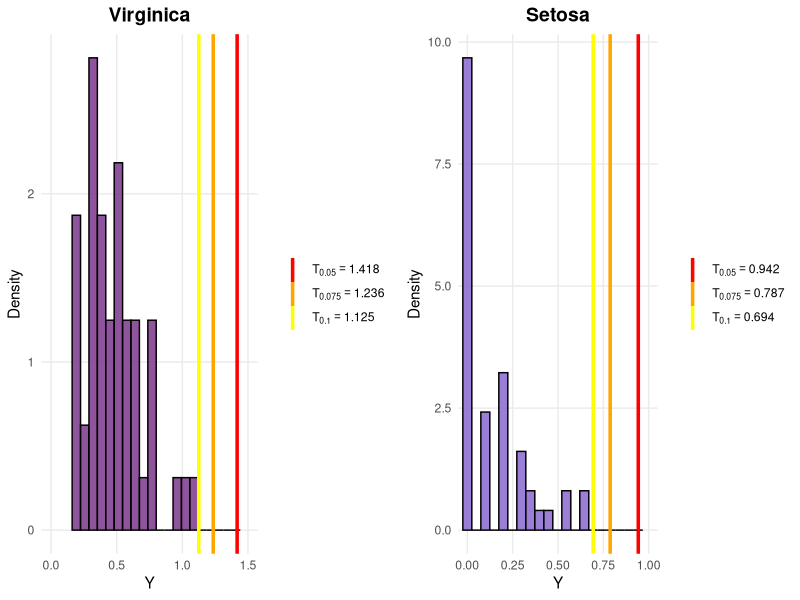

Generate this figure with R:
################################################################################
# PROJECT: Nonparametric framework for the definition, adaptive detection and 
#          probabilistic interpretation of outliers
# AUTHORS: 
# LOCATION: MAIN, Figure 5
# DESCRIPTION: ODK-means applied to Setosa and Virginica species from the Iris 
#              dataset (alpha = {0.05, 0.075, 0.10}). All observations remain 
#              categorized as regular.
################################################################################

library(ggplot2)
library(gridExtra)

# ==============================================================================
# DATA PREPARATION & PSEUDO-ISOLATION CALCULATION
# ==============================================================================
items <- iris[, 3:4] # Petal.Length & Petal.Width

setosa_idx    <- which(iris$Species == "setosa")
virginica_idx <- which(iris$Species == "virginica")

i_setosa    <- items[setosa_idx, ]
i_virginica <- items[virginica_idx, ]

# Calibration constants
N_sub <- 50
K <- ceiling(log(N_sub))
h <- ceiling(K / 10)

alphas <- c(0.05, 0.075, 0.10)
k_factors <- sqrt((1 / alphas) - 1)

# --- 1. Virginica Calculations ---
d_virginica  <- as.matrix(dist(i_virginica))
pi_virginica <- numeric(N_sub)

for (i in 1:N_sub) {
  s_vir <- sort(d_virginica[i, ])
  pi_virginica[i] <- sum(s_vir[h:K])
}

m_vir <- mean(pi_virginica)
v_vir <- sd(pi_virginica)
t_vir_vals <- m_vir + k_factors * v_vir

df_vir <- data.frame(Y = pi_virginica)

# --- 2. Setosa Calculations ---
d_setosa  <- as.matrix(dist(i_setosa))
pi_setosa <- numeric(N_sub)

for (i in 1:N_sub) {
  s_set <- sort(d_setosa[i, ])
  pi_setosa[i] <- sum(s_set[h:K])
}

m_set <- mean(pi_setosa)
v_set <- sd(pi_setosa)
t_set_vals <- m_set + k_factors * v_set

df_set <- data.frame(Y = pi_setosa)

# ==============================================================================
# GGPLOT GENERATION
# ==============================================================================
panel_theme <- theme_minimal() +
  theme(
    plot.title = element_text(hjust = 0.5, face = "bold", size = 14),
    legend.position = "right",
    legend.title = element_blank(),
    panel.grid.minor = element_blank()
  )

# Color mapping & legend labels for thresholds
thresh_colors <- c("red", "orange", "yellow")

labels_vir <- c(
  sprintf("T[0.05] == %.3f", t_vir_vals[1]),
  sprintf("T[0.075] == %.3f", t_vir_vals[2]),
  sprintf("T[0.1] == %.3f", t_vir_vals[3])
)

labels_set <- c(
  sprintf("T[0.05] == %.3f", t_set_vals[1]),
  sprintf("T[0.075] == %.3f", t_set_vals[2]),
  sprintf("T[0.1] == %.3f", t_set_vals[3])
)

# --- Plot A: Virginica ---
df_lines_vir <- data.frame(
  x = t_vir_vals,
  label = factor(labels_vir, levels = labels_vir)
)

p_vir <- ggplot(df_vir, aes(x = Y)) +
  geom_histogram(aes(y = after_stat(density)), bins = 20, 
                 fill = "mediumorchid4", color = "black", alpha = 0.85) +
  geom_vline(data = df_lines_vir, aes(xintercept = x, color = label), 
             linewidth = 1.2, linetype = "solid") +
  scale_color_manual(values = thresh_colors, labels = parse(text = labels_vir)) +
  coord_cartesian(xlim = c(0, 1.5)) +
  labs(title = "Virginica", x = "Y", y = "Density") +
  panel_theme

# --- Plot B: Setosa ---
df_lines_set <- data.frame(
  x = t_set_vals,
  label = factor(labels_set, levels = labels_set)
)

p_set <- ggplot(df_set, aes(x = Y)) +
  geom_histogram(aes(y = after_stat(density)), bins = 20, 
                 fill = "mediumpurple3", color = "black", alpha = 0.85) +
  geom_vline(data = df_lines_set, aes(xintercept = x, color = label), 
             linewidth = 1.2, linetype = "solid") +
  scale_color_manual(values = thresh_colors, labels = parse(text = labels_set)) +
  coord_cartesian(xlim = c(0, 1)) +
  labs(title = "Setosa", x = "Y", y = "Density") +
  panel_theme

# ==============================================================================
# COMBINE & SAVE
# ==============================================================================
plot_iris_no_outliers <- grid.arrange(p_vir, p_set, ncol = 2)

ggsave("iris.jpg", plot_iris_no_outliers, width = 12, height = 6, dpi = 300)
